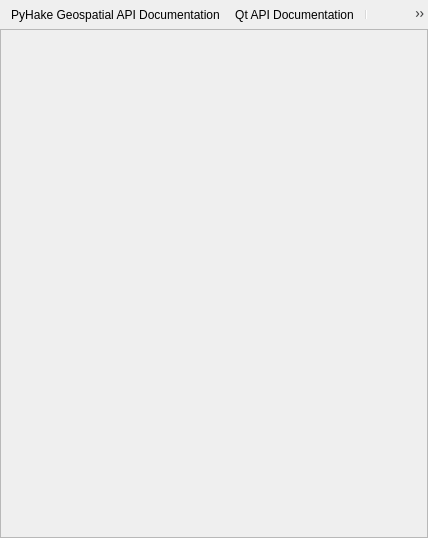
<?xml version="1.0" encoding="UTF-8"?>
<ui version="4.0">
 <class>QgsDocumentationPanelBase</class>
 <widget class="QgsPanelWidget" name="QgsDocumentationPanelBase">
  <property name="geometry">
   <rect>
    <x>0</x>
    <y>0</y>
    <width>428</width>
    <height>538</height>
   </rect>
  </property>
  <property name="windowTitle">
   <string>API Documentation</string>
  </property>
  <property name="windowIcon">
   <iconset resource="../../images/images.qrc">
    <normaloff>:/images/themes/default/mActionHelpContents.svg</normaloff>:/images/themes/default/mActionHelpContents.svg</iconset>
  </property>
  <layout class="QVBoxLayout" name="verticalLayout">
   <property name="spacing">
    <number>0</number>
   </property>
   <property name="leftMargin">
    <number>0</number>
   </property>
   <property name="topMargin">
    <number>0</number>
   </property>
   <property name="rightMargin">
    <number>0</number>
   </property>
   <property name="bottomMargin">
    <number>0</number>
   </property>
   <item>
    <widget class="QToolBar" name="mToolbar">
     <property name="iconSize">
      <size>
       <width>24</width>
       <height>24</height>
      </size>
     </property>
     <property name="floatable">
      <bool>false</bool>
     </property>
     <addaction name="mActionPyQgis"/>
     <addaction name="mActionQt"/>
     <addaction name="separator"/>
     <addaction name="mActionOpenInBrowser"/>
    </widget>
   </item>
   <item>
    <widget class="QFrame" name="mWebViewContainer">
     <property name="sizePolicy">
      <sizepolicy hsizetype="Preferred" vsizetype="Expanding">
       <horstretch>0</horstretch>
       <verstretch>0</verstretch>
      </sizepolicy>
     </property>
     <property name="frameShape">
      <enum>QFrame::StyledPanel</enum>
     </property>
     <layout class="QVBoxLayout" name="verticalLayout_2">
      <property name="leftMargin">
       <number>0</number>
      </property>
      <property name="topMargin">
       <number>0</number>
      </property>
      <property name="rightMargin">
       <number>0</number>
      </property>
      <property name="bottomMargin">
       <number>0</number>
      </property>
     </layout>
    </widget>
   </item>
  </layout>
  <action name="mActionPyQgis">
   <property name="icon">
    <iconset resource="../../images/images.qrc">
     <normaloff>:/images/icons/qgis_icon.svg</normaloff>:/images/icons/qgis_icon.svg</iconset>
   </property>
   <property name="text">
    <string>PyHake Geospatial API Documentation</string>
   </property>
   <property name="toolTip">
    <string>PyHake Geospatial API Documentation</string>
   </property>
   <property name="menuRole">
    <enum>QAction::NoRole</enum>
   </property>
  </action>
  <action name="mActionQt">
   <property name="icon">
    <iconset resource="../../images/images.qrc">
     <normaloff>:/images/themes/default/mIconQt.svg</normaloff>:/images/themes/default/mIconQt.svg</iconset>
   </property>
   <property name="text">
    <string>Qt API Documentation</string>
   </property>
   <property name="menuRole">
    <enum>QAction::NoRole</enum>
   </property>
  </action>
  <action name="mActionOpenInBrowser">
   <property name="icon">
    <iconset resource="../../images/images.qrc">
     <normaloff>:/images/themes/default/mIconWms.svg</normaloff>:/images/themes/default/mIconWms.svg</iconset>
   </property>
   <property name="text">
    <string>Open in Web Browser</string>
   </property>
   <property name="toolTip">
    <string>Open in Web Browser</string>
   </property>
   <property name="menuRole">
    <enum>QAction::NoRole</enum>
   </property>
  </action>
 </widget>
 <customwidgets>
  <customwidget>
   <class>QgsPanelWidget</class>
   <extends>QWidget</extends>
   <header>qgspanelwidget.h</header>
   <container>1</container>
  </customwidget>
 </customwidgets>
 <resources>
  <include location="../../images/images.qrc"/>
 </resources>
 <connections/>
</ui>
